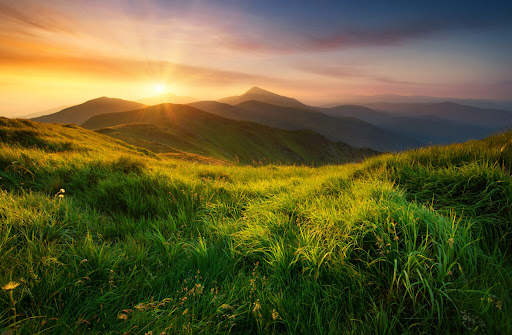
#> input picture model/test001.jpg, 512 x 335 px; its folder holds only this picture in this run
$ python -i EfficientNetV2S_384.py   (imports and definitions only)
#> lines starting #> are read from the running program, lines starting #| are printed output that depends on the picture
import os
import numpy as np
import tensorflow as tf
import matplotlib.pyplot as plt
import cv2
import time
from datetime import datetime, timedelta

from sklearn.metrics import (
    classification_report, confusion_matrix, ConfusionMatrixDisplay,
    precision_recall_fscore_support, roc_curve, auc, roc_auc_score
)
from sklearn.utils import class_weight
from tensorflow.keras import layers, models, mixed_precision
from tensorflow.keras.applications.efficientnet_v2 import EfficientNetV2S, preprocess_input
from tensorflow.keras.callbacks import ReduceLROnPlateau

# ----------------------------
# ตั้งค่า GPU Growth
# ----------------------------
os.environ['TF_FORCE_GPU_ALLOW_GROWTH'] = 'true'

# ----------------------------
# เริ่มจับเวลาการทำงานทั้งหมด
# ----------------------------
script_start_time = time.time()
training_start_datetime = datetime.now()

# ----------------------------
# สร้างโฟลเดอร์สำหรับเก็บผลลัพธ์
# ----------------------------
# ใช้ f-string เพื่อเพิ่มความยืดหยุ่นในการตั้งชื่อ
timestamp_dir = datetime.now().strftime("%Y%m%d_%H%M%S")
report_dir = rf'C:\Users\Asus\OneDrive\เอกสาร\Report2\EfficientNetV2S_20\EfficientNetV2s_20_R10_{timestamp_dir}'
# [1 line not run here, left out]

# สร้างไฟล์สำหรับบันทึกผลลัพธ์
report_file = os.path.join(report_dir, f'training_report_{timestamp_dir}.txt')

# [5 lines left out: function log_and_print, not called in this run]

def format_time(seconds):
    """แปลงวินาทีเป็นรูปแบบ HH:MM:SS"""
    return str(timedelta(seconds=int(seconds)))

# เริ่มบันทึกรายงาน
# [4 lines not run here, left out]

# ----------------------------
# ฟังก์ชันช่วยเหลือ: CLAHE + EfficientNetV2 Preprocessing
# ----------------------------
def apply_clahe_np(image):
    image = np.array(image)
    img_uint8 = image.astype(np.uint8)
    lab = cv2.cvtColor(img_uint8, cv2.COLOR_RGB2LAB)
#> lab: shape (335, 512, 3); mean of channels 0, 1, 2 98.5, 124.4, 151.8
    l, a, b = cv2.split(lab)
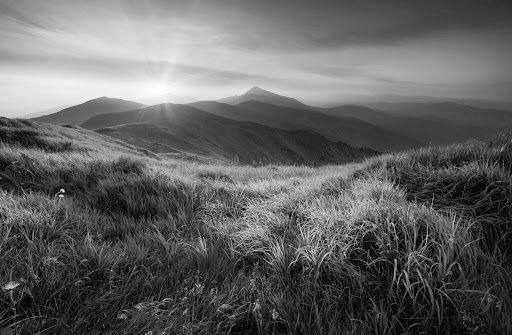
#> l: shape (335, 512); min 0, max 255, mean 98.5
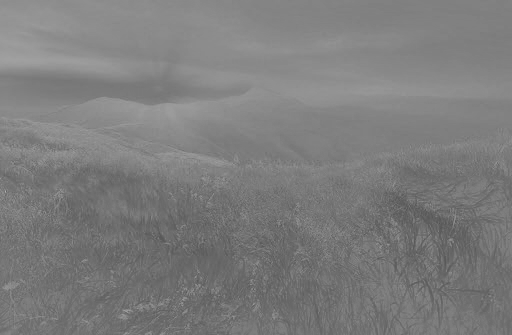
#> a: shape (335, 512); min 81, max 180, mean 124.4
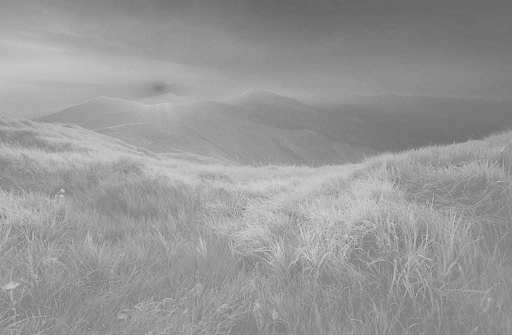
#> b: shape (335, 512); min 103, max 212, mean 151.8
    clahe = cv2.createCLAHE(clipLimit=2.0, tileGridSize=(8, 8))
    cl = clahe.apply(l)
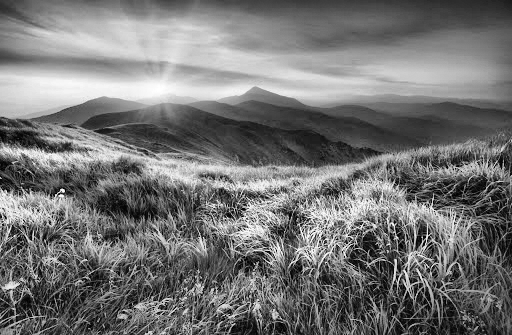
#> cl: shape (335, 512); min 0, max 255, mean 116.7
    limg = cv2.merge((cl, a, b))
#> limg: shape (335, 512, 3); mean of channels 0, 1, 2 116.7, 124.4, 151.8
    final = cv2.cvtColor(limg, cv2.COLOR_LAB2RGB)
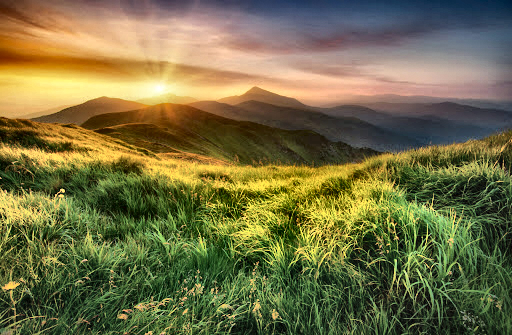
#> final: shape (335, 512, 3); mean R, G, B 116.5, 111.1, 68
    return final

# [18 lines left out: functions apply_clahe_tf, preprocess_with_clahe, not called in this run]

# ----------------------------
# เตรียมข้อมูล (Data Pipeline)
# ----------------------------
data_prep_start = time.time()

AUTOTUNE = tf.data.AUTOTUNE
IMG_SIZE = (224, 224)
BATCH_SIZE = 16

train_dir = r'C:\Mango-Disease-70_20_10\train'
val_dir = r'C:\Mango-Disease-70_20_10\val'
test_dir = r'C:\Mango-Disease-70_20_10\test'

# ตั้ง seed เพื่อให้ได้ลำดับข้อมูลเดิมตลอด
# [4 lines not run here, left out]

# [8 lines that did not run here, left out]
# [8 lines that did not run here, left out]
# [7 lines that did not run here, left out]

# [1 line that did not run here, left out]
# [1 line that did not run here, left out]

# [5 lines not run here, left out]

# Cache ข้อมูลเพื่อให้ใช้ลำดับเดิมตลอด
# [1 line that did not run here, left out]
# [1 line that did not run here, left out]
# [1 line that did not run here, left out]

# Map CLAHE + EfficientNetV2 preprocess → แล้ว prefetch (ไม่มี augmentation)
# [1 line that did not run here, left out]
# [1 line that did not run here, left out]
# [1 line that did not run here, left out]

data_prep_time = time.time() - data_prep_start
# [1 line not run here, left out]

# ----------------------------
# คำนวณ Class Weights (ยังคงใช้ เพราะถึงแม้ข้อมูลจะสมดุลในภาพรวม แต่ก็ช่วยเสริมได้)
# ----------------------------
class_weight_start = time.time()
# [1 line not run here, left out]

# [1 line that did not run here, left out]
# [1 line that did not run here, left out]
# [5 lines that did not run here, left out]
# [1 line that did not run here, left out]

class_weight_time = time.time() - class_weight_start
# [4 lines not run here, left out]

# ----------------------------
# สร้างโมเดล EfficientNetV2S พร้อม mixed precision
# ----------------------------
model_creation_start = time.time()
# [1 line not run here, left out]

def create_model():
    base_model = EfficientNetV2S(
        include_top=False,
        input_shape=IMG_SIZE + (3,),
        weights='imagenet'
    )
    base_model.trainable = False  # freeze base model ใน Phase 1

    inputs = tf.keras.Input(shape=IMG_SIZE + (3,))
    x = base_model(inputs, training=False)
    x = layers.GlobalAveragePooling2D()(x)
    x = layers.BatchNormalization()(x)
    x = layers.Dropout(0.4)(x) # ปรับลด Dropout จาก 0.5 เป็น 0.4
    x = layers.Dense(1024, activation='relu')(x)
    x = layers.BatchNormalization()(x)
    x = layers.Dropout(0.25)(x) # ปรับลด Dropout จาก 0.3 เป็น 0.25
    x = layers.Dense(512, activation='relu')(x)
    x = layers.Dropout(0.15)(x) # ปรับลด Dropout จาก 0.2 เป็น 0.15
    outputs = layers.Dense(num_classes, activation='softmax', dtype='float32')(x)

    model = models.Model(inputs, outputs)
    return model, base_model

# สร้างโมเดลครั้งแรก
# [1 line that did not run here, left out]

model_creation_time = time.time() - model_creation_start
# [4 lines not run here, left out]

# ----------------------------
# Phase 1: Pretrain (Freeze Base Model) - 20 epochs
# ----------------------------
# [7 lines that did not run here, left out]

# [5 lines not run here, left out]

phase1_start = time.time()
# [2 lines not run here, left out]

# [8 lines that did not run here, left out]

phase1_time = time.time() - phase1_start
# [3 lines not run here, left out]

# ----------------------------
# Phase 2: Fine-tune (Unfreeze Base Model) - 30 epochs
# ----------------------------
# [1 line that did not run here, left out]

# Fine-tune จาก Top layers ของ EfficientNetV2S
# Unfreeze top ~30 layers โดยประมาณ (ซึ่งเป็นค่าเริ่มต้นที่ดีสำหรับ EfficientNetV2S)
# คุณสามารถลองปรับค่านี้ได้ เช่น base_model.layers[:-40] หรือ base_model.trainable = True (พร้อม LR ที่ต่ำมาก)
# [2 lines not run here, left out]

# [7 lines that did not run here, left out]

# [5 lines not run here, left out]

phase2_start = time.time()
# [3 lines not run here, left out]

# [9 lines that did not run here, left out]

phase2_time = time.time() - phase2_start
total_training_time = phase1_time + phase2_time
# [4 lines not run here, left out]

# ----------------------------
# บันทึกโมเดลสุดท้าย
# ----------------------------
model_save_start = time.time()
# ใช้ timestamp เดียวกันกับ report_dir เพื่อให้สอดคล้องกัน
final_model_path = rf'C:\Users\Asus\OneDrive\เอกสาร\Model\EfficientNetV2S_20\model_efficientnetv2s_20_R10_{timestamp_dir}.keras'
# [2 lines not run here, left out]
model_save_time = time.time() - model_save_start

# [2 lines not run here, left out]

# ----------------------------
# สร้างกราฟ Training History
# ----------------------------
# [167 lines left out: function plot_and_save_history, not called in this run]

# สร้างและบันทึกกราฟ
time_info = {
    'phase1_time': phase1_time,
    'phase2_time': phase2_time,
    'total_training_time': total_training_time
}
# [1 line that did not run here, left out]

# ----------------------------
# ประเมินผลโมเดลบน Test Set
# ----------------------------
# [1 line not run here, left out]

y_true = []
y_pred = []
y_pred_proba = []

inference_start = time.time()
# [11 lines not run here, left out]

total_inference_time = time.time() - inference_start

y_true = np.array(y_true)
y_pred = np.array(y_pred)
y_pred_proba = np.array(y_pred_proba)

# สร้าง Classification Report
evaluation_start = time.time()
# [3 lines not run here, left out]

# [1 line that did not run here, left out]
# [1 line that did not run here, left out]
# [1 line not run here, left out]

test_accuracy = np.mean(y_true == y_pred)
# [5 lines not run here, left out]

# คำนวณ Top-2 Accuracy
# [1 line that did not run here, left out]
top2_accuracy = np.mean([y_true[i] in top2_predictions[i] for i in range(len(y_true))])
# [1 line not run here, left out]

evaluation_time = time.time() - evaluation_start
# [1 line not run here, left out]

# ----------------------------
# สร้าง Confusion Matrix
# ----------------------------
confusion_start = time.time()
# [1 line not run here, left out]

# สร้าง Confusion Matrix
cm = confusion_matrix(y_true, y_pred)
# [1 line that did not run here, left out]

# Plot Confusion Matrix
# [4 lines not run here, left out]

# Save Confusion Matrix
cm_path = os.path.join(report_dir, f'confusion_matrix_{timestamp_dir}.png')
# [2 lines not run here, left out]

confusion_time = time.time() - confusion_start
# [2 lines not run here, left out]

# ----------------------------
# สรุปรายงานสุดท้าย
# ----------------------------
total_script_time = time.time() - script_start_time
script_end_datetime = datetime.now()

# [14 lines not run here, left out]

>>> import cv2
>>> picture = cv2.cvtColor(cv2.imread('../test001.jpg'), cv2.COLOR_BGR2RGB)
>>> result = apply_clahe_np(picture)

$ run again, on model/test002.jpg
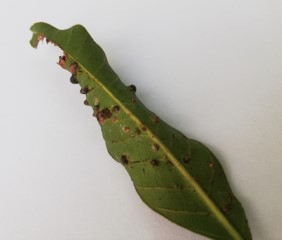
#> input picture model/test002.jpg, 282 x 240 px
#> lab: shape (240, 282, 3); mean of channels 0, 1, 2 177.4, 126.6, 134.9
#> in apply_clahe_np, `l, a, b = cv2.split(lab)`:
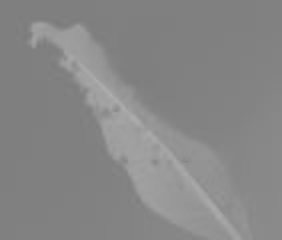
#> b: shape (240, 282); min 123, max 175, mean 134.9
#> limg: shape (240, 282, 3); mean of channels 0, 1, 2 180.2, 126.6, 134.9
#> in apply_clahe_np, `final = cv2.cvtColor(limg, cv2.COLOR_LAB2RGB)`:
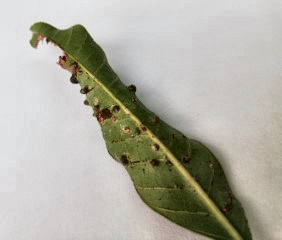
#> final: shape (240, 282, 3); mean R, G, B 177, 175.4, 163.5

$ run again, on model/test003.jpg
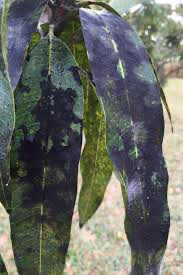
#> input picture model/test003.jpg, 183 x 275 px
#> lab: shape (275, 183, 3); mean of channels 0, 1, 2 109.5, 126, 130.7
#> in apply_clahe_np, `l, a, b = cv2.split(lab)`:
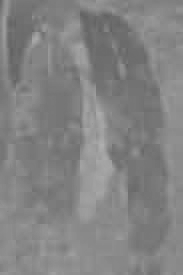
#> b: shape (275, 183); min 97, max 175, mean 130.7
#> limg: shape (275, 183, 3); mean of channels 0, 1, 2 121, 126, 130.7
#> in apply_clahe_np, `final = cv2.cvtColor(limg, cv2.COLOR_LAB2RGB)`:
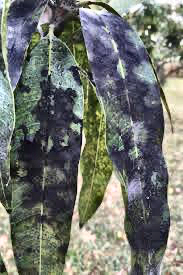
#> final: shape (275, 183, 3); mean R, G, B 113, 116.5, 110.1
